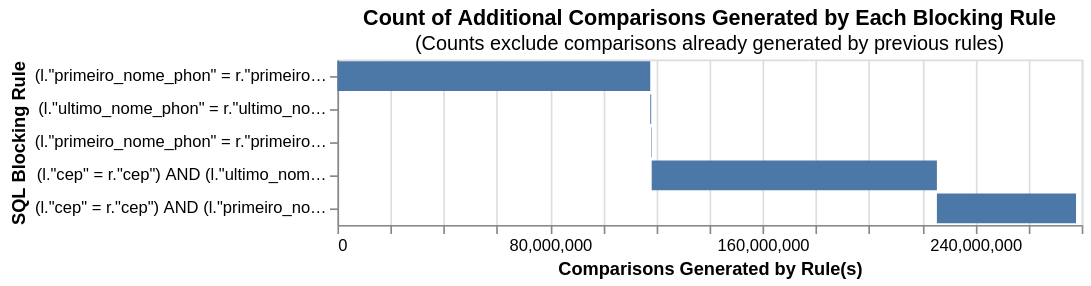

Source (notebook cell):
### Code cell
# Análise de blocking só entre origens (link_only), na amostra ou na base completa.
con.execute(f"""
CREATE OR REPLACE VIEW splink_analysis_censo AS
SELECT * FROM {analysis_table} WHERE origem = 'censo'
""")
con.execute(f"""
CREATE OR REPLACE VIEW splink_analysis_cpf AS
SELECT * FROM {analysis_table} WHERE origem = 'cpf'
""")

cumulative_comparisons_to_be_scored_from_blocking_rules_chart(
    table_or_tables=['splink_analysis_censo', 'splink_analysis_cpf'],
    blocking_rules=blocking_rules,
    db_api=db_api,
    link_type='link_only',
)

### Figure 1 — Vega-Lite specification as saved in the notebook (floating-point values rounded to 4 significant figures)
{"config": {"view": {"continuousWidth": 300, "continuousHeight": 300}}, "data": {"name": "data-f1d9e5a0bbba2cad724c528e3d3b99dd"}, "mark": "bar", "encoding": {"order": {"field": "cumulative_rows"}, "tooltip": [{"field": "blocking_rule", "title": "SQL Condition", "type": "nominal"}, {"field": "row_count", "format": ",", "title": "Comparisons Generated", "type": "quantitative"}, {"field": "cumulative_rows", "format": ",", "title": "Cumulative Comparisons", "type": "quantitative"}, {"field": "cartesian", "format": ",", "title": "Total comparisons in Cartesian product", "type": "quantitative"}], "x": {"field": "start", "title": "Comparisons Generated by Rule(s)", "type": "quantitative"}, "x2": {"field": "cumulative_rows"}, "y": {"field": "blocking_rule", "sort": ["-x2"], "title": "SQL Blocking Rule"}}, "height": {"step": 20}, "title": {"text": "Count of Additional Comparisons Generated by Each Blocking Rule", "subtitle": "(Counts exclude comparisons already generated by previous rules)"}, "width": 450, "$schema": "https://vega.github.io/schema/vega-lite/v5.9.3.json", "datasets": {"data-f1d9e5a0bbba2cad724c528e3d3b99dd": [{"blocking_rule": "(l.\"primeiro_nome_phon\" = r.\"primeiro_nome_phon\") AND (l.\"ultimo_nome_phon\" = r.\"ultimo_nome_phon\") AND (l.\"sexo\" = r.\"sexo\")", "row_count": 117685507, "cumulative_rows": 117685507, "cartesian": 499999500000, "match_key": "0", "start": 0}, {"blocking_rule": "(l.\"ultimo_nome_phon\" = r.\"ultimo_nome_phon\") AND (l.\"data_nascimento\" = r.\"data_nascimento\")", "row_count": 357513, "cumulative_rows": 118043020, "cartesian": 499999500000, "match_key": "1", "start": 117685507}, {"blocking_rule": "(l.\"primeiro_nome_phon\" = r.\"primeiro_nome_phon\") AND (l.\"data_nascimento\" = r.\"data_nascimento\")", "row_count": 188713, "cumulative_rows": 118231733, "cartesian": 499999500000, "match_key": "2", "start": 118043020}, {"blocking_rule": "(l.\"cep\" = r.\"cep\") AND (l.\"ultimo_nome_phon\" = r.\"ultimo_nome_phon\") AND (l.\"sexo\" = r.\"sexo\")", "row_count": 107289740, "cumulative_rows": 225521473, "cartesian": 499999500000, "match_key": "3", "start": 118231733}, {"blocking_rule": "(l.\"cep\" = r.\"cep\") AND (l.\"primeiro_nome_phon\" = r.\"primeiro_nome_phon\") AND (l.\"sexo\" = r.\"sexo\")", "row_count": 52339336, "cumulative_rows": 277860809, "cartesian": 499999500000, "match_key": "4", "start": 225521473}]}}
